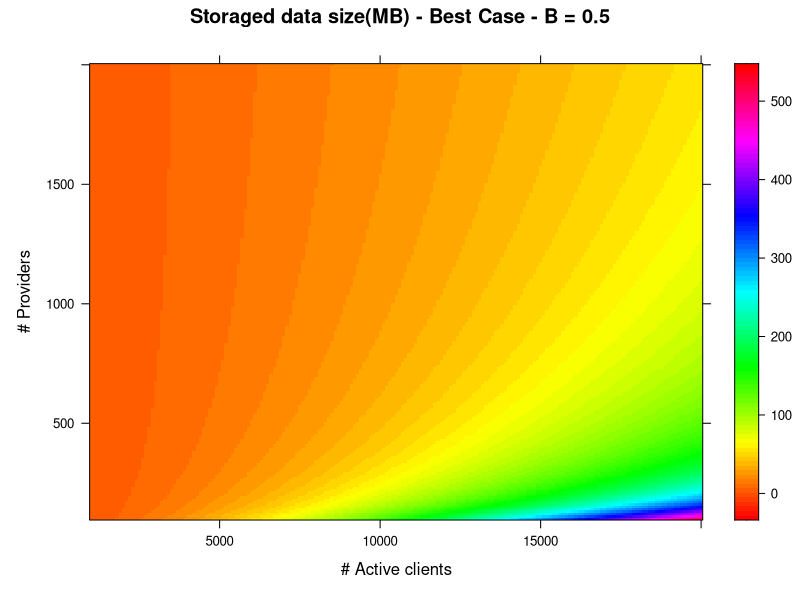
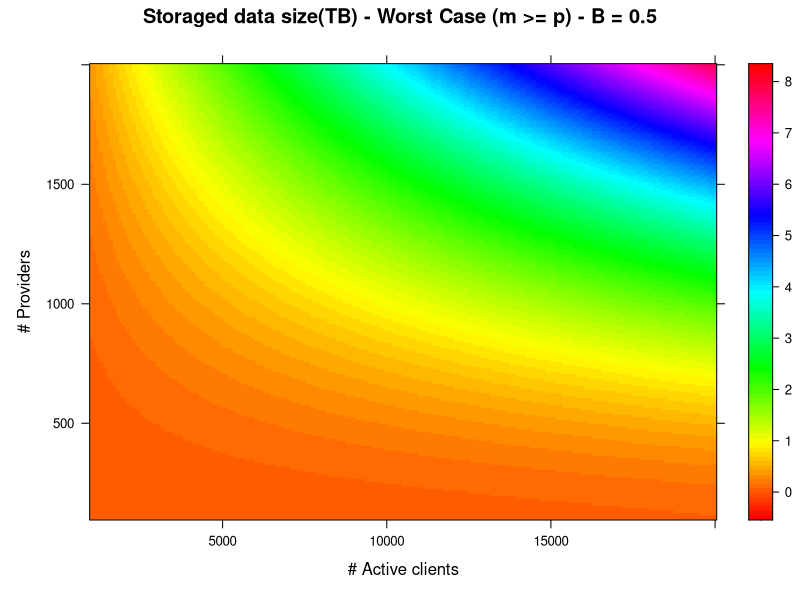
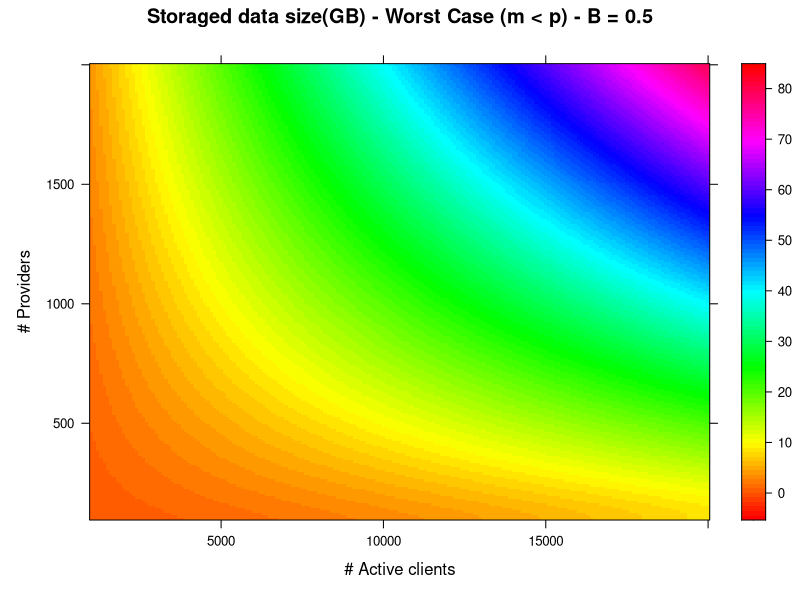
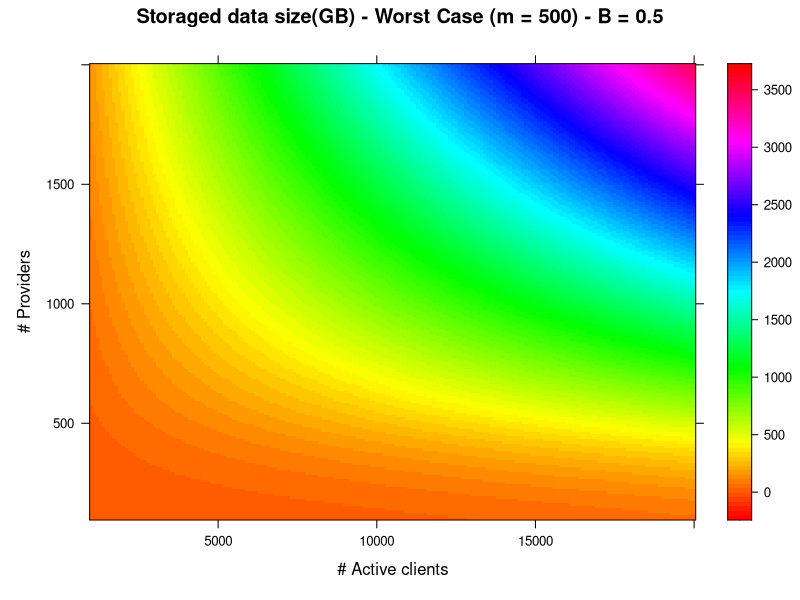

Write R code to recreate these figures, in order.
library("lattice")
library("viridisLite")
 
inf_limit_providers <- 100
sup_limit_providers <- 2000
providers_step <- 10

inf_limit_clients <- 1000
sup_limit_clients <- 20000
clients_step <- 100

# transaction sizes in bytes

common_fields <- 110
cp <- common_fields
sr <- common_fields + 4
sp <- common_fields + 32 + 32 + 32 + 1 + 4 + 2
re <- common_fields + 32 + 2 
cc <- common_fields + 32 + 2
vc <- common_fields + 32 + 32 + 2 + 2 + 1 + 2 + 1 + 2 + 1 + 72 + 3
v <- common_fields + 32 + 32 + 2 + 1 + 72 + 3
vt <- common_fields + 32 + 33 + 2
cf <- common_fields + 32

# contract breakdown percentage
beta_vals <- c(0.5)

# amount of microservices
m <- 10

providers <- seq(inf_limit_providers, sup_limit_providers, providers_step)
clients <- seq(inf_limit_clients, sup_limit_clients, clients_step)
data <- expand.grid(X=clients, Y=providers)
providers <- rep(providers, each = length(clients))

for(beta in beta_vals){
	# best case
	data$Z <- (providers * cp) + 
		  (3 * clients * (sr + sp + cc)) + 
		  (beta * clients * vc) + 
		  (beta * clients * (clients/providers - 1) * v) + 
		  (beta * clients * vt) + 
		  (clients * cf)
	# color scale represents megabytes
	data$Z <- data$Z/1024^2

	pdf(paste("data_melhor_caso-b", beta * 100, ".pdf", sep = ""))
	print(levelplot(Z ~ X*Y, data=data , cuts = 100, xlab="# Active clients", ylab="# Providers", main= paste("Storaged data size(MB) - Best Case - B =", beta), col.regions = rainbow(100), panel = panel.levelplot.raster))
	dev.off()

	# worst case (m > max p)
	data$Z <- (providers * cp) + 
		  (clients * sr) +
		  clients * (((providers^2 + providers)/2 * sp) + providers * (cc)) +
		  beta * clients * vc +
		  beta * clients * (clients - 1) * v +
		  beta * clients * vt +
		  clients * cf
	# color scale represents terabytes
	data$Z <- data$Z/1024^4

	pdf(paste("data_pior_caso-b", beta * 100, ".pdf", sep = ""))
	print(levelplot(Z ~ X*Y, data=data , cuts = 100, xlab="# Active clients", ylab="# Providers", main=paste("Storaged data size(TB) - Worst Case (m >= p) - B =", beta), col.regions = rainbow(100), panel = panel.levelplot.raster))
	dev.off()

	# worst case (m < p)
	data$Z <- (providers * cp) + 
		  clients * sr +
		  clients * (((2 * providers * m - m^2 -m)/2) * sp + m * cc) +
		  beta * clients * vc +
		  beta * clients * ((m * clients)/providers - 1) * v +
		  beta * clients * vt +
		  clients * cf
	# color scale represents gigabytes
	data$Z <- data$Z/1024^3

	pdf(paste("data_pior_caso_menor-b", beta * 100, ".pdf", sep = ""))
	print(levelplot(Z ~ X*Y, data=data , cuts = 100, xlab="# Active clients", ylab="# Providers", main=paste("Storaged data size(GB) - Worst Case (m < p) - B =", beta), col.regions = rainbow(100), panel = panel.levelplot.raster))
	dev.off()

	# # worst case (mix)
	m <- 500
	lower_m <- (providers * cp) + 
		  (clients * sr) +
		  clients * (((providers^2 + providers)/2 * sp) + providers * (cc)) +
		  beta * clients * vc +
		  beta * clients * (clients - 1) * v +
		  beta * clients * vt +
		  clients * cf
	upper_m <- (providers * cp) + 
		  clients * sr +
		  clients * (((2 * providers * m - m^2 -m)/2) * sp + m * cc) +
		  beta * clients * vc +
		  beta * clients * ((m * clients)/providers - 1) * v +
		  beta * clients * vt +
		  clients * cf
	threshold <- sum(providers < m)
	data$Z <- c(lower_m[1:threshold], upper_m[(threshold + 1):length(data$X)])

	# color scale represents gigabytes
	data$Z <- data$Z/1024^3

	pdf(paste("data_pior_caso_mix-b", beta * 100, ".pdf", sep = ""))
	print(levelplot(Z ~ X*Y, data=data , cuts = 100, xlab="# Active clients", ylab="# Providers", main=paste("Storaged data size(GB) - Worst Case (m = 500) - B =", beta), col.regions = rainbow(100), panel = panel.levelplot.raster))
	dev.off()

}
